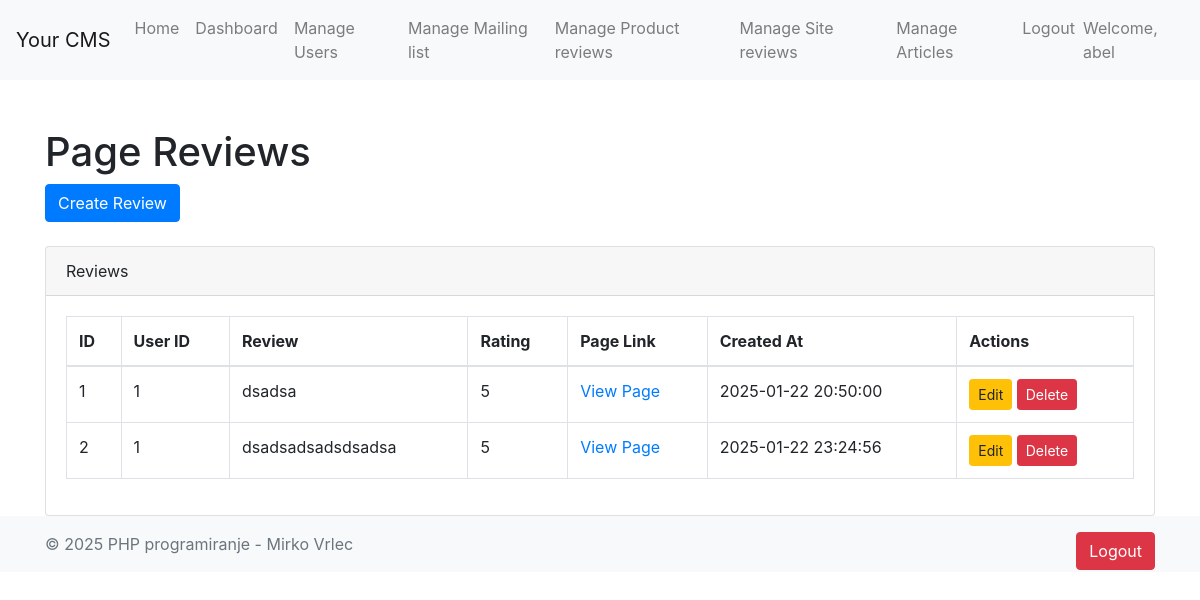
Page /admin/page_reviews.php (signed in) on the committed database.
### tables this page shows
CREATE TABLE `page_reviews` (
  `id` int(11) NOT NULL AUTO_INCREMENT,
  `user_id` int(11) NOT NULL,
  `review` text NOT NULL,
  `rating` int(11) DEFAULT NULL CHECK (`rating` between 1 and 5),
  `created_at` timestamp NOT NULL DEFAULT current_timestamp(),
  `page_link` varchar(255) DEFAULT NULL,
  PRIMARY KEY (`id`),
  KEY `user_id` (`user_id`),
  CONSTRAINT `page_reviews_ibfk_1` FOREIGN KEY (`user_id`) REFERENCES `users` (`id`) ON DELETE CASCADE
);

### admin/page_reviews.php (the view, shortened to what this page needs)
<?php
require_once '../includes/config.php';
require_once '../includes/header.php';
?>
<!DOCTYPE html>
<html lang="en">
<head>
    <link href="https://stackpath.bootstrapcdn.com/bootstrap/4.5.2/css/bootstrap.min.css" rel="stylesheet">
</head>
<body>
    <div class="container mt-5">
        <h1>Page Reviews</h1>
        <button type="button" class="btn btn-primary" data-toggle="modal" data-target="#createReviewModal">
            Create Review
        </button>
        <div class="card mt-4">
            <div class="card-header">Reviews</div>
            <div class="card-body">
                <table class="table table-bordered">
                    <thead>
                        <tr>
                            <th>ID</th>
                            <th>User ID</th>
                            <th>Review</th>
                            <th>Rating</th>
                            <th>Page Link</th>
                            <th>Created At</th>
                            <th>Actions</th>
                        </tr>
                    </thead>
                    <tbody>
                        <?php
                        $sql = "SELECT id, user_id, review, rating, page_link, created_at FROM page_reviews";
                        $result = $conn->query($sql);
                        if ($result->num_rows > 0) {
                            while ($row = $result->fetch_assoc()) {
                                echo "<tr>
                                        <td>{$row['id']}</td>
                                        <td>{$row['user_id']}</td>
                                        <td>{$row['review']}</td>
                                        <td>{$row['rating']}</td>
                                        <td><a href='{$row['page_link']}' target='_blank'>View Page</a></td>
                                        <td>{$row['created_at']}</td>
                                        <td>";
                                if ($_SESSION['role'] === 'admin') {
                                    echo "<button type='button' class='btn btn-warning btn-sm' data-toggle='modal' data-target='#editReviewModal' data-id='{$row['id']}' data-review='{$row['review']}' data-rating='{$row['rating']}' data-page_link='{$row['page_link']}'>Edit</button>
                                          <button type='button' class='btn btn-danger btn-sm' data-toggle='modal' data-target='#deleteReviewModal' data-id='{$row['id']}'>Delete</button>";
                                }
                                echo "</td>
                                    </tr>";
                            }
                        } else {
                            echo "<tr><td colspan='7'>No reviews found</td></tr>";
                        }
                        ?>
                    </tbody>
                </table>
            </div>
        </div>
    </div>
</body>
</html>
<?php require_once '../includes/footer.php'; ?>

### rows in the picture
page_reviews: id "1", user "1", review "dsadsa", rating "5", created_at "2025-01-22 20:50:00"
page_reviews: id "2", user "1", review "dsadsadsadsdsadsa", rating "5", created_at "2025-01-22 23:24:56"

### other values in the picture
$_SESSION['username'] "abel"
